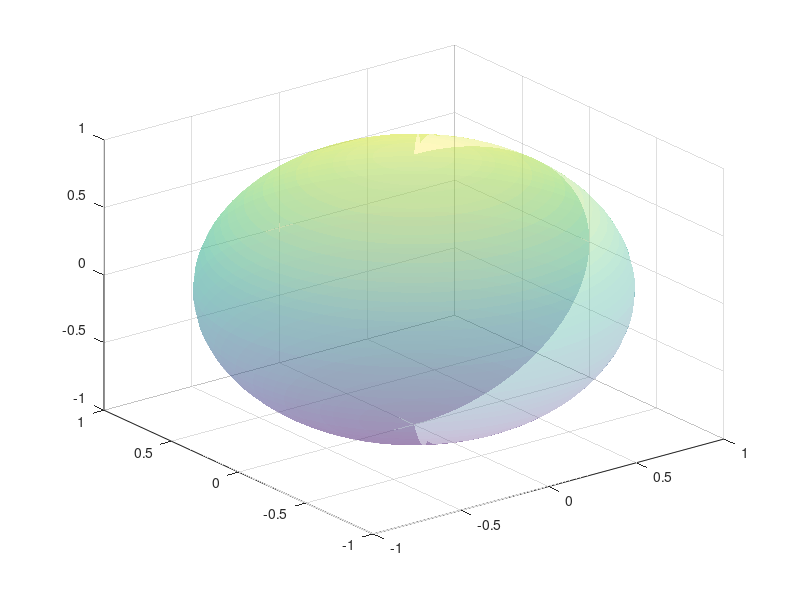

Recreate this plot in MATLAB. (Note: this script raises an error after producing the figure.)
% generate_rand_unit_vec.m

function test_q1()
    n= 10;
    vector_matx = zeros(n, 3);
    figure;
    [X, Y, Z] = sphere(50); % Create a sphere for visualization
    surf(X, Y, Z, 'FaceAlpha', 0.3, 'EdgeColor', 'none'); % Plot the unit sphere
    hold on;
    
    for i = 1:n
        [x,y,z] = generate_rand_unit_vec();
        quiver3(0,0,0,x,y,z,'LineWidth', 1.5, 'MaxHeadSize', 0.5)
    end
    xlabel('X'); 
    ylabel('Y'); 
    zlabel('Z');
    title('Random Unit Vectors on the Unit Sphere');
    axis equal;
    grid on;
    hold off;
    fprintf("See figure 1\n");
end